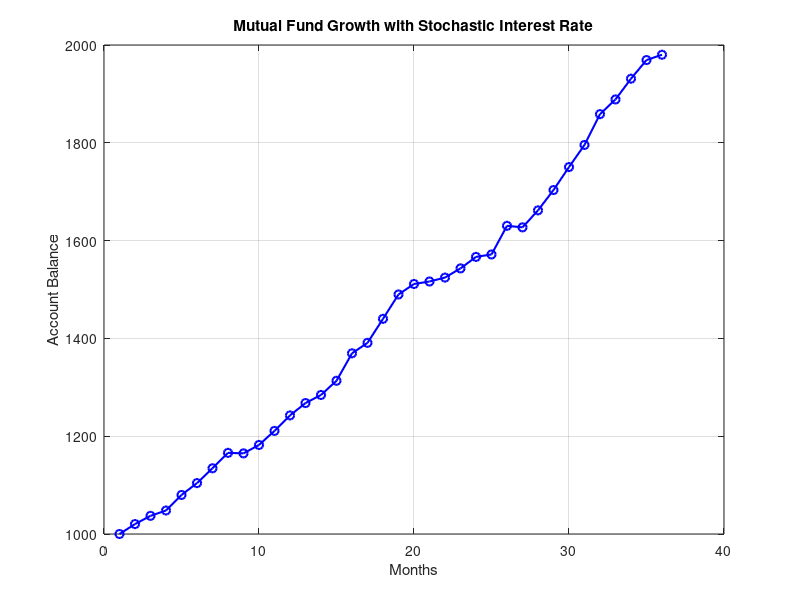

The MATLAB script that drew this image:
P0 = 1000;    % Initial deposit
mu = 0.02;    % Mean interest rate (2% per month)
sigma = 0.01; % Standard deviation (1%)
n = 36;       % Number of months

% Initialize arrays
P = zeros(1, n);
P(1) = P0;
r_values = normrnd(mu, sigma, 1, n-1); % Generate random interest rates

% Print mathematical model
fprintf('Stochastic Model for Mutual Fund Growth:\n');
fprintf('P(n+1) = P(n) * (1 + r_n)\n');
fprintf('r_n ~ N(%.2f, %.2f^2)\n\n', mu, sigma);

fprintf('Step-by-step calculations:\n');
fprintf('Initial Balance: P(1) = %.2f\n', P0);

% Iterative computation of account balance
for i = 1:n-1
    P(i+1) = P(i) * (1 + r_values(i));
    
    % Print step-by-step calculations
    fprintf('Step %d:\n', i);
    fprintf('r(%d) = %.4f\n', i, r_values(i));
    fprintf('P(%d) = %.2f * (1 + %.4f) = %.2f\n', i+1, P(i), r_values(i), P(i+1));
end

% Visualization
figure;
plot(1:n, P, 'b-o', 'LineWidth', 1.5);
xlabel('Months');
ylabel('Account Balance');
title('Mutual Fund Growth with Stochastic Interest Rate');
grid on;

% Display final balance
fprintf('\nFinal Account Balance after %d months: %.2f\n', n, P(end));
